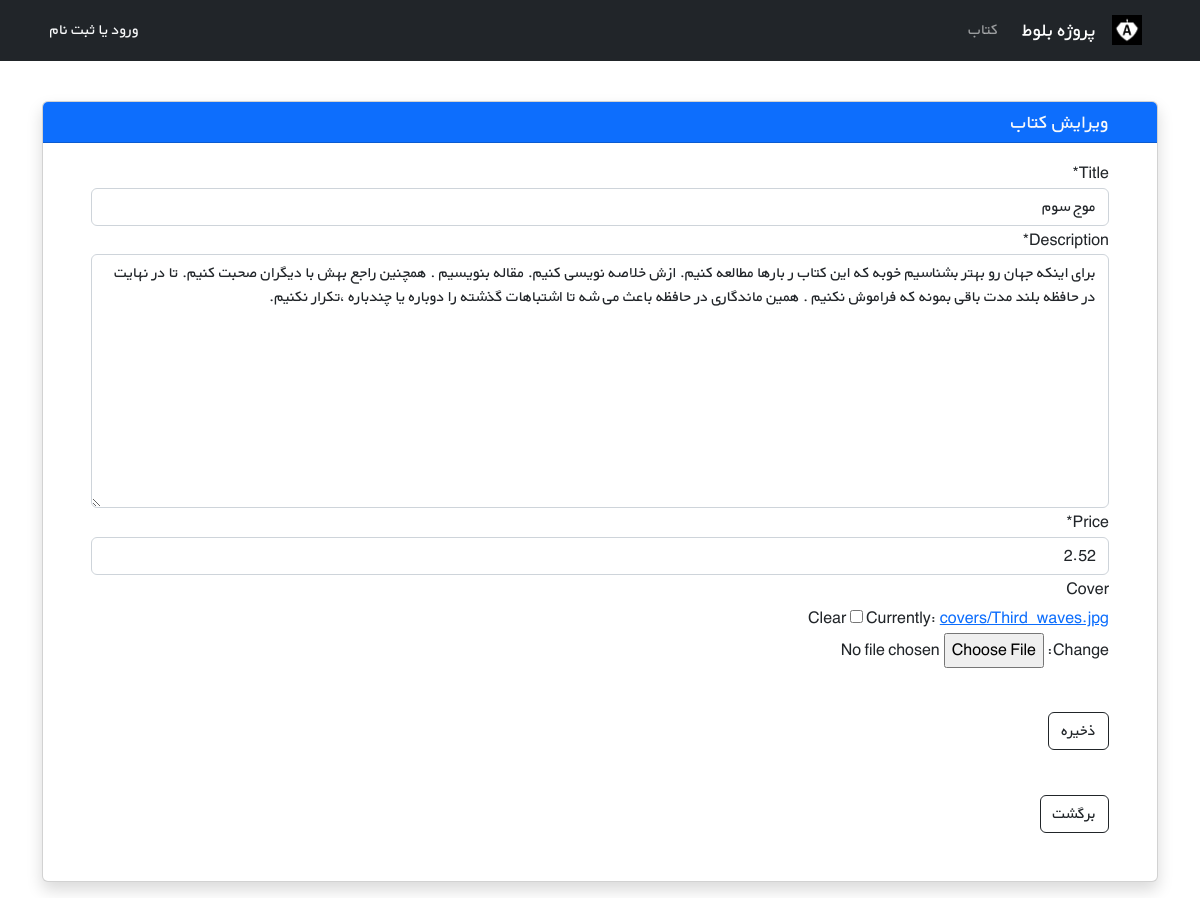
Before: /books/6/edit with the older database file.
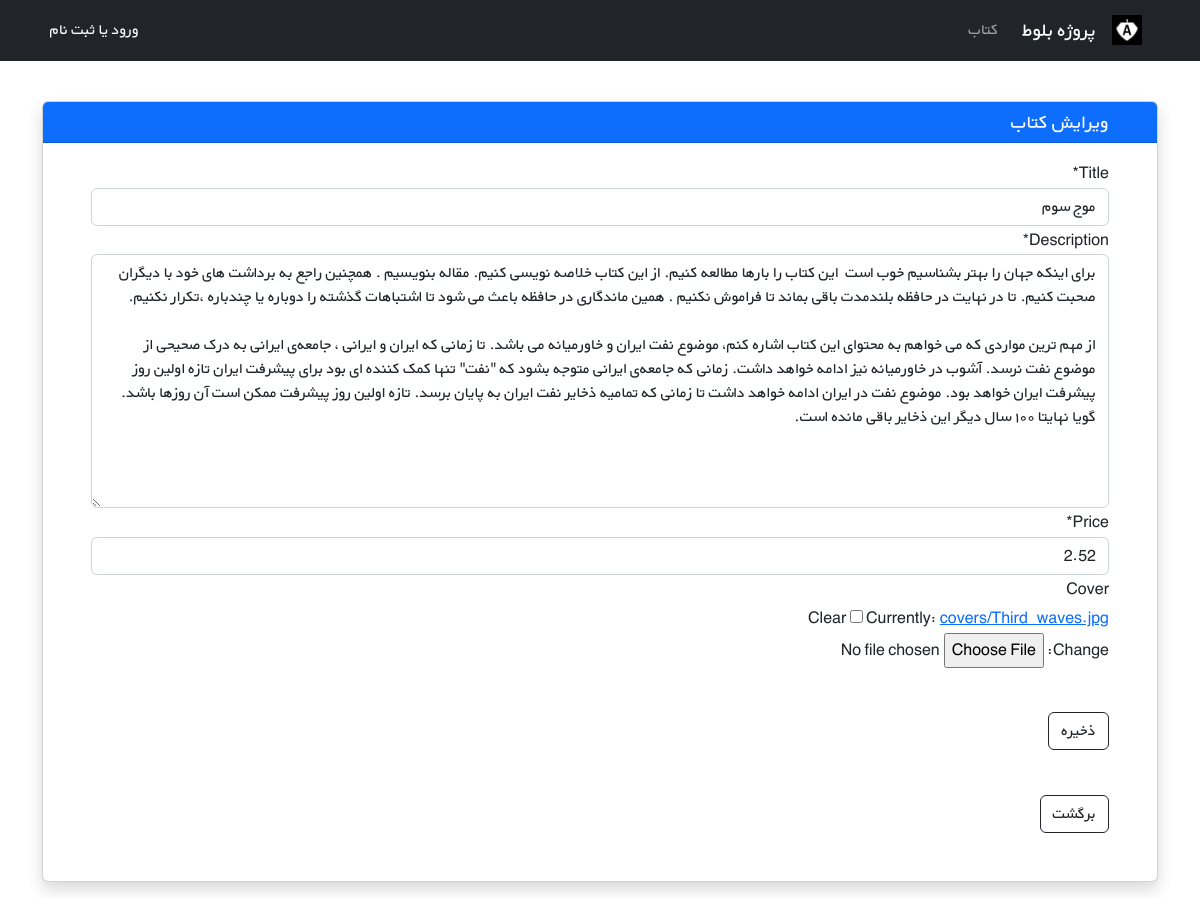
After: the same page with the newer database file.
### books/models.py (models this page shows, shortened)
class Book(models.Model):
    title = models.CharField(max_length=200)
    author = models.CharField(max_length=200)
    description = models.TextField()
    price = models.DecimalField(max_digits=5, decimal_places=2)
    cover = models.ImageField(upload_to='covers/', blank=True)

### books/views.py (the view)
# urls.py: path('<int:pk>/edit', BookUpdateView.as_view(), name="book_edit"),
class BookUpdateView(generic.UpdateView):
    model = Book
    fields = ['title', 'description', 'price', 'cover', ]
    template_name = 'books/book_update.html'

### books/templates/books/book_update.html (shortened to what this page needs)
{% extends '_base.html' %}
{% load crispy_forms_tags %}
{% block content %}
<div class="container mt-4" dir="rtl">
    <div class="row">
        <div class="col-12">
            <div class="card shadow my-3">
                <h5 class="card-header bg-primary text-light px-5">ویرایش کتاب</h5>
                <div class="px-5 pt-3 pb-5">
                    <form method="POST" enctype="multipart/form-data">
                        {{ form|crispy }}
                        <br>
                        <button type="submit" class="btn btn-bg btn-outline-dark mt-3">ذخیره</button>
                    </form>
                    <br>
                    <a href="{% url 'book_detail' book.id %}" class="btn btn-bg btn-outline-dark mt-3">برگشت</a>
                </div>
            </div>
        </div>
    </div>
</div>
{% endblock content %}

Changed rows visible on the page:
changed Book "موج سوم": description "برای اینکه جهان رو بهتر بشناسیم خوبه که این کتاب ر بارها مطالعه کنیم. ازش خلاصه نویسی کنیم. مقاله بنویسیم . همچنین راجع بهش با دیگران صحبت کنیم. تا در نهایت در حافظه بلند مدت باقی بمونه که فراموش نکنیم . همین ماندگاری در حافظه باعث می شه تا اشتباهات گذشته را دوباره یا چندباره ،‌تکرار نکنیم." → "برای اینکه جهان را بهتر بشناسیم خوب است این کتاب را بارها مطالعه کنیم. از این کتاب خلاصه نویسی کنیم. مقاله بنویسیم . همچنین راجع به برداشت های خود با دیگران صحبت کنیم. تا در نهایت در حافظه بلند‌مدت باقی بماند تا فراموش نکنیم . همین ماندگاری در حافظه باعث می شود تا اشتباهات گذشته را دوباره یا چندباره ،‌تکرار نکنیم. از مهم ترین مواردی که می خواهم به محتوای این کتاب اشاره کنم، موضوع نفت ایران و خاورمیانه می باشد. تا زمانی که ایران و ایرانی ، جامعه‌ی ایرانی به درک صحیحی از موضوع نفت نرسد. آشوب در خاورمیانه نیز ادامه خواهد داشت. زمانی که جامعه‌ی ایرانی متوجه بشود که \"نفت\" تنها کمک کننده ای بود برای پیشرفت ایران تازه اولین روز پیشرفت ایران خواهد بود. موضوع نفت در ایران ادامه خواهد داشت تا زمانی…"
